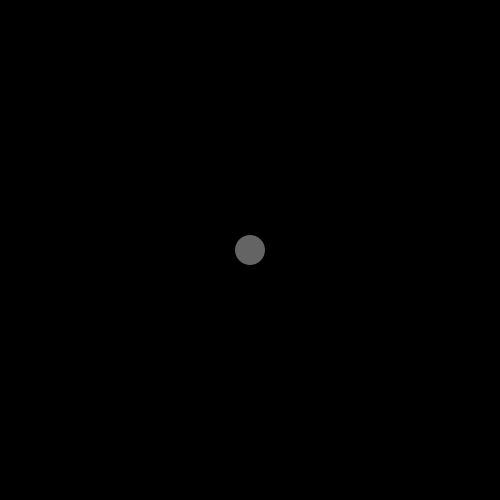
Frame 1 (no input)
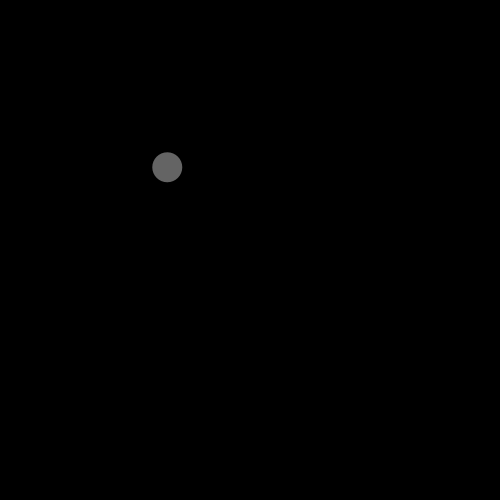
Frame 60 (the mouse pressed at the canvas centre just before this capture)
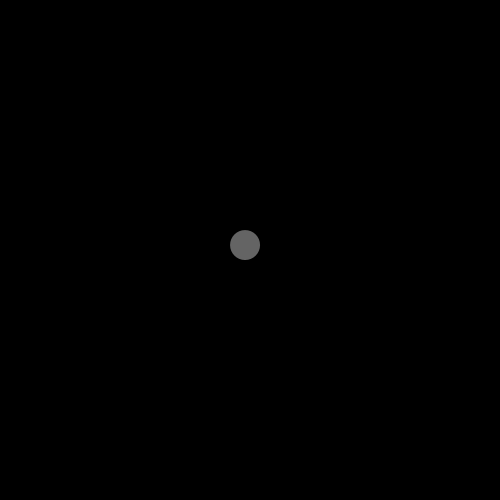
Frame 120 (the mouse held since frame 60 and released just before this capture)

The Processing sketch that drew these frames (run headless with seeded random() and noise(); from frame 60 on, the mouse is pressed at the canvas centre):

// Processing sketch: Ball_acceleration
// ── Ball_acceleration.pde
// In this sketch you learn how to create a new PVector for the balls to follow when the mouse is Pressed
//See detailes explanation of each element ahead.
PVector pos;
PVector velocity;
PVector acceleration;

// In this function we determin the drawing to begin in the middel of the canvas
// we determine an initiona velocity asn acceleration of 0,0 that will later be augmented
// by a conditional statement.
void setup() {
  size(500, 500);
  pos = new PVector(width/2, height/2);
  velocity = new PVector(0, 0);
  acceleration = new PVector(0, 0);
}

void draw() {
  // you set the background of the canvas to be black here it is allocated in draw
  // because you want the backgorund to be drawn all over again each time the ball moves.
  // by doing this you avoid leaving a trail of the ball moving
  background(0);

  // You draw a new Pvector of that allocates the position of the mouse in the canvas
  // you substract the original position of the ball with the position of the mouse and create
  // a new PVector that will follow the mouse with a magnitude of 1 and a speed not bigger than 2.

  PVector mouse = new PVector(mouseX, mouseY);
  mouse.sub(pos);
  mouse.setMag(1);
  acceleration = mouse;

  // you tell the position to move by adding velocity to it. 
  pos.add(velocity);
  velocity.add(acceleration);
  velocity.limit(2);

  // you keep the ball inside the canvas by limiting it with a conditional statement
  // that will reduce the velocity of the ball by one each time its edge touches the limits
  // canvas. 
  if (pos.x>width || pos.x<0) {
    velocity.x = velocity.x *-1;
  }//if x

  if (pos.y>height || pos.y<0) {
    velocity.y = velocity.y *-1;
  }

  // you draw the ball as a circle with gray color, without line, with a position that will 
  // determined by its added velocity and with a diameter of 30 pixels.
  fill(100); 
  noStroke();
  ellipse(pos.x, pos.y, 30, 30);
}
